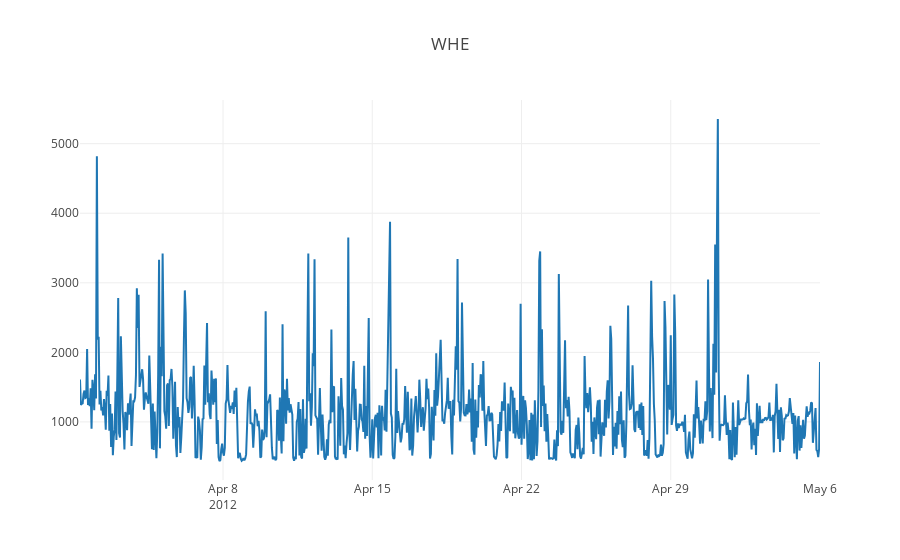
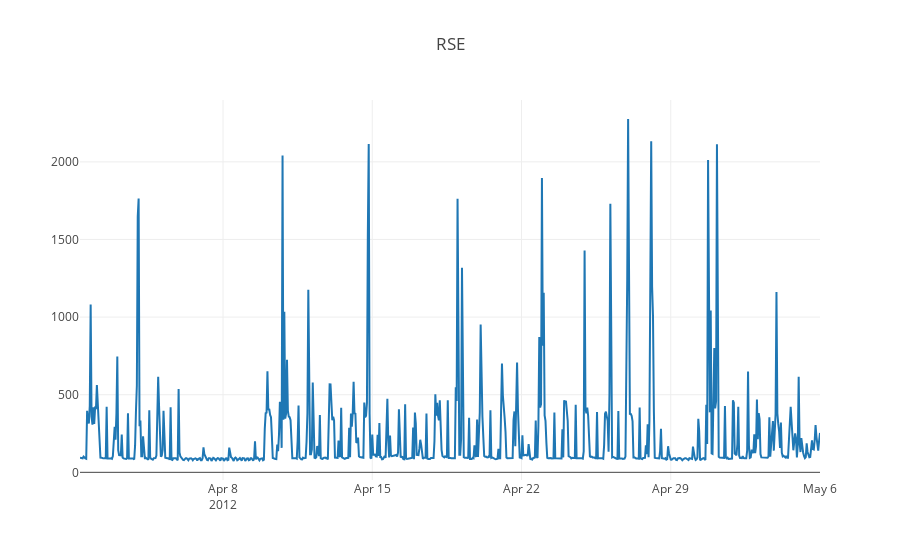

The notebook cell saved with these charts, in order:
### Markdown cell above
## Plot
***

### Code cell
plotly.offline.init_notebook_mode(connected=True)
electricity_data, appliances= read_electricity_p(appliances = ['WHE','RSE'])


date = electricity_data.index.values
appliance_consumption = {}
appliance_traces ={}

for appliance in appliances:
    appliance_consumption[appliance] = electricity_data[appliance].values



for appliance in appliances:
    appliance_traces[appliance] = go.Scatter(
                                x = date,
                                y = appliance_consumption[appliance],
                                mode = 'lines',
                                name = 'lines')


for appliance in appliances:
    layout = go.Layout(title = appliance)
    fig = go.Figure(data=[appliance_traces[appliance]], layout=layout)
    plotly.offline.iplot(fig,filename = 'styling_names')

### Figure 1 — Plotly figure (JSON) as saved in the notebook; plotly's stock layout.template omitted (floating-point values rounded to 4 significant figures; data arrays with more than 128 entries replaced by an {"elided": "..."} marker saying what was removed)
{"data": [{"mode": "lines", "name": "lines", "type": "scatter", "x": {"elided": "834 str values"}, "y": {"elided": "834 float values"}}], "layout": {"title": "WHE"}}

### Figure 2 — Plotly figure (JSON) as saved in the notebook; plotly's stock layout.template omitted (floating-point values rounded to 4 significant figures; data arrays with more than 128 entries replaced by an {"elided": "..."} marker saying what was removed)
{"data": [{"mode": "lines", "name": "lines", "type": "scatter", "x": {"elided": "834 str values"}, "y": {"elided": "834 float values"}}], "layout": {"title": "RSE"}}
